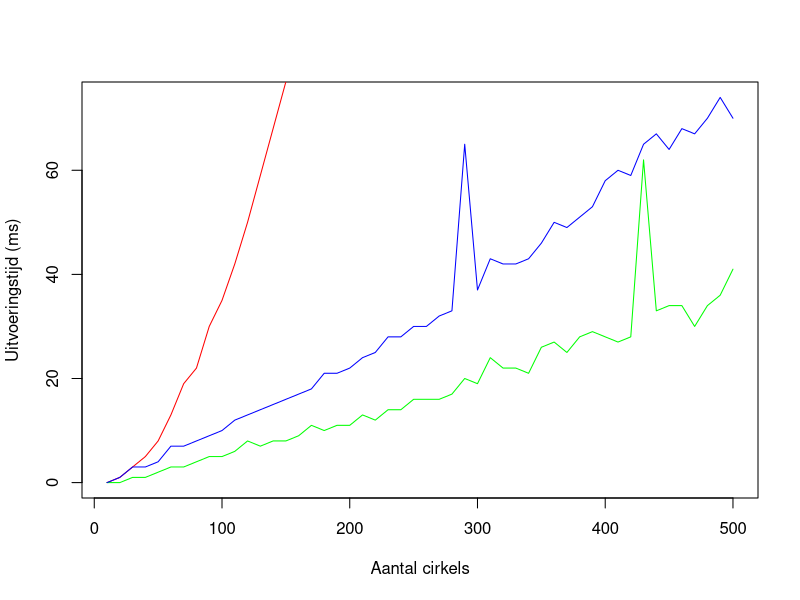

R code for this plot:
algo1 = read.table("times1.txt")
algo2 = read.table("times2.txt")
algo3 = read.table("times3.txt")

x = seq(10, length(algo1$V1) * 10, 10)
y = range(algo1$V1, algo2$V1, algo3$V1)

plot(x, algo3$V1, type="n", ylab="Uitvoeringstijd (ms)", xlab="Aantal cirkels")
colors <- rainbow(3)

lines(x, algo1$V1, col=colors[1]) 
lines(x, algo2$V1, col=colors[2])
lines(x, algo3$V1, col=colors[3])

